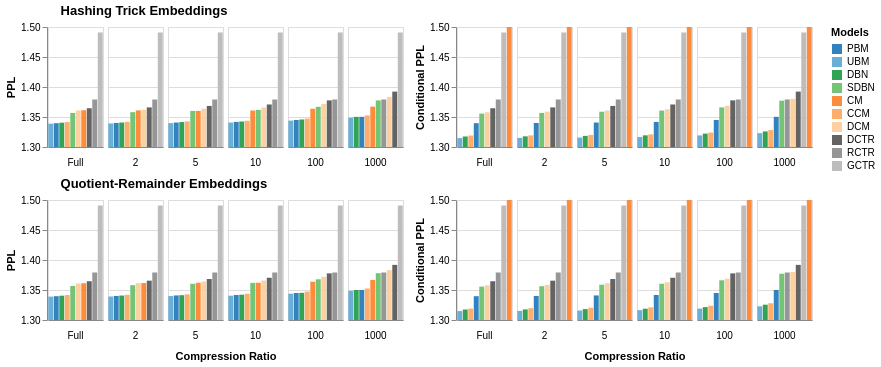

Here is the notebook cell this chart was saved with:
### Code cell
import altair as alt

# Chart configuration
chart_config = {
    "width": 55,
    "height": 120,
    "title": ""
}

def create_metric_chart(filtered_df, y_field, y_title, xtitle=True):
    return alt.Chart(filtered_df, **chart_config).mark_bar().encode(
        column=alt.Column(
            "compression_ratio:N", 
            title="Compression Ratio" if xtitle else "",
            sort=["Full", "2", "5", "10", "100", "1000"], 
            spacing=3, 
            header=alt.Header(titleOrient='bottom', labelOrient='bottom', titlePadding=0)
        ),
        x=alt.X("model", sort="y", title=None).axis(labels=False, ticks=False),
        y=alt.Y(y_field, title=y_title).scale(domain=(1.3, 1.5), clamp=True),
        color=alt.Color("model", title="Models").scale(domain=list(model2color.keys()), range=list(model2color.values())),
    ).resolve_scale(x="independent", y="shared")

def create_embedding_charts(df, embedding_type, xtitle):
    filtered_df = df[df.embedding == embedding_type]
    
    cond_ppl = create_metric_chart(filtered_df, "mean(test_cond_ppl)", "Conditional PPL", xtitle)
    ppl = create_metric_chart(filtered_df, "mean(test_ppl)", "PPL", xtitle)
    combined_chart = (ppl | cond_ppl)
    return combined_chart.properties(title=f"{embedding_type} Embeddings")

hashing_trick_charts = create_embedding_charts(df, "Hashing Trick", xtitle=False)
quotient_remainder_charts = create_embedding_charts(df, "Quotient-Remainder", xtitle=True)

chart = (hashing_trick_charts & quotient_remainder_charts).configure_concat(spacing=10).configure_legend(orient="right").configure_title(offset=0, dx=55).configure_title(offset=0, dx=55)
chart.save("2-yandex-compression-models.svg")
chart

### Figure 1 — Vega-Lite specification as saved in the notebook (floating-point values rounded to 4 significant figures; data arrays with more than 128 entries replaced by an {"elided": "..."} marker saying what was removed)
{"config": {"view": {"continuousWidth": 300, "continuousHeight": 300}, "concat": {"spacing": 10}, "legend": {"orient": "right"}, "title": {"dx": 55, "offset": 0}}, "vconcat": [{"hconcat": [{"mark": {"type": "bar"}, "encoding": {"color": {"field": "model", "scale": {"domain": ["PBM", "UBM", "DBN", "SDBN", "CM", "CCM", "DCM", "DCTR", "RCTR", "GCTR"], "range": ["#3182bd", "#6baed6", "#31a354", "#74c476", "#fd8d3c", "#fdae6b", "#fdd0a2", "#636363", "#969696", "#bdbdbd"]}, "title": "Models", "type": "nominal"}, "column": {"field": "compression_ratio", "header": {"labelOrient": "bottom", "titleOrient": "bottom", "titlePadding": 0}, "sort": ["Full", "2", "5", "10", "100", "1000"], "spacing": 3, "title": "", "type": "nominal"}, "x": {"axis": {"labels": false, "ticks": false}, "field": "model", "sort": "y", "title": null, "type": "nominal"}, "y": {"aggregate": "mean", "field": "test_ppl", "scale": {"domain": [1.3, 1.5], "clamp": true}, "title": "PPL", "type": "quantitative"}}, "height": 120, "resolve": {"scale": {"x": "independent", "y": "shared"}}, "title": "", "width": 55}, {"mark": {"type": "bar"}, "encoding": {"color": {"field": "model", "scale": {"domain": ["PBM", "UBM", "DBN", "SDBN", "CM", "CCM", "DCM", "DCTR", "RCTR", "GCTR"], "range": ["#3182bd", "#6baed6", "#31a354", "#74c476", "#fd8d3c", "#fdae6b", "#fdd0a2", "#636363", "#969696", "#bdbdbd"]}, "title": "Models", "type": "nominal"}, "column": {"field": "compression_ratio", "header": {"labelOrient": "bottom", "titleOrient": "bottom", "titlePadding": 0}, "sort": ["Full", "2", "5", "10", "100", "1000"], "spacing": 3, "title": "", "type": "nominal"}, "x": {"axis": {"labels": false, "ticks": false}, "field": "model", "sort": "y", "title": null, "type": "nominal"}, "y": {"aggregate": "mean", "field": "test_cond_ppl", "scale": {"domain": [1.3, 1.5], "clamp": true}, "title": "Conditional PPL", "type": "quantitative"}}, "height": 120, "resolve": {"scale": {"x": "independent", "y": "shared"}}, "title": "", "width": 55}], "data": {"name": "data-3172e666ed9008ac6c0661c56dc037f8"}, "title": "Hashing Trick Embeddings"}, {"hconcat": [{"mark": {"type": "bar"}, "encoding": {"color": {"field": "model", "scale": {"domain": ["PBM", "UBM", "DBN", "SDBN", "CM", "CCM", "DCM", "DCTR", "RCTR", "GCTR"], "range": ["#3182bd", "#6baed6", "#31a354", "#74c476", "#fd8d3c", "#fdae6b", "#fdd0a2", "#636363", "#969696", "#bdbdbd"]}, "title": "Models", "type": "nominal"}, "column": {"field": "compression_ratio", "header": {"labelOrient": "bottom", "titleOrient": "bottom", "titlePadding": 0}, "sort": ["Full", "2", "5", "10", "100", "1000"], "spacing": 3, "title": "Compression Ratio", "type": "nominal"}, "x": {"axis": {"labels": false, "ticks": false}, "field": "model", "sort": "y", "title": null, "type": "nominal"}, "y": {"aggregate": "mean", "field": "test_ppl", "scale": {"domain": [1.3, 1.5], "clamp": true}, "title": "PPL", "type": "quantitative"}}, "height": 120, "resolve": {"scale": {"x": "independent", "y": "shared"}}, "title": "", "width": 55}, {"mark": {"type": "bar"}, "encoding": {"color": {"field": "model", "scale": {"domain": ["PBM", "UBM", "DBN", "SDBN", "CM", "CCM", "DCM", "DCTR", "RCTR", "GCTR"], "range": ["#3182bd", "#6baed6", "#31a354", "#74c476", "#fd8d3c", "#fdae6b", "#fdd0a2", "#636363", "#969696", "#bdbdbd"]}, "title": "Models", "type": "nominal"}, "column": {"field": "compression_ratio", "header": {"labelOrient": "bottom", "titleOrient": "bottom", "titlePadding": 0}, "sort": ["Full", "2", "5", "10", "100", "1000"], "spacing": 3, "title": "Compression Ratio", "type": "nominal"}, "x": {"axis": {"labels": false, "ticks": false}, "field": "model", "sort": "y", "title": null, "type": "nominal"}, "y": {"aggregate": "mean", "field": "test_cond_ppl", "scale": {"domain": [1.3, 1.5], "clamp": true}, "title": "Conditional PPL", "type": "quantitative"}}, "height": 120, "resolve": {"scale": {"x": "independent", "y": "shared"}}, "title": "", "width": 55}], "data": {"name": "data-af383480d7b85d318a92ab965f0066c4"}, "title": "Quotient-Remainder Embeddings"}], "$schema": "https://vega.github.io/schema/vega-lite/v5.20.1.json", "datasets": {"data-3172e666ed9008ac6c0661c56dc037f8": {"elided": "180 records"}, "data-af383480d7b85d318a92ab965f0066c4": {"elided": "180 records"}}}
